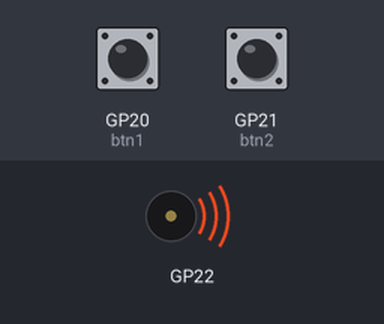
The program below on a simulated Raspberry Pi Pico running CircuitPython. Parts: buzzer (waves = sounding). The inputs (shaded band) are chosen by the test bench; at power-on: GP20 (btn1) HIGH, GP21 (btn2) HIGH.

Above: at 0.1 s.
At 1.5 s:
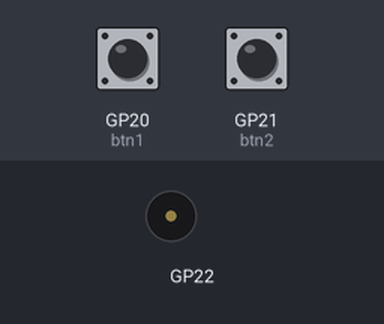
Timing chart, 0 to 3.0 s (numbered marks = the images above):
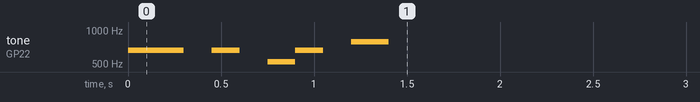

Measured:
- by itself, tone on GP22: plays 659 Hz for 0.30 s, 659 Hz for 0.15 s, 523 Hz for 0.15 s, 659 Hz for 0.15 s, 784 Hz for 0.20 s

The program:

code.py
```python
"""
DESCRIPTION:
This example code will uses: Robo Pico and Raspberry Pi Pico / Pico W
to play the tones using buzzer and press buttons on Robo Pico to play the tones.

AUTHOR  : Cytron Technologies Sdn Bhd
WEBSITE  : www.cytron.io
EMAIL    : support@cytron.io

REFERENCE:
Tutorial link:
https://www.cytron.io/tutorial/get-started-robo-pico-circuitpython-turn-on-the-music
"""
#Import necessary libraries
import board
import digitalio
import simpleio
import time

#Define the Melody Note and Duration
MELODY_NOTE = [659, 659, 0, 659, 0, 523, 659, 0, 784]
MELODY_DURATION = [0.15, 0.15, 0.15, 0.15, 0.15, 0.15, 0.15, 0.15, 0.2]

#Define pin connected to piezo buzzer
PIEZO_PIN = board.GP22

#Initialize buttons
btn1 = digitalio.DigitalInOut(board.GP20)
btn2 = digitalio.DigitalInOut(board.GP21)
btn1.direction = digitalio.Direction.INPUT
btn2.direction = digitalio.Direction.INPUT
btn1.pull = digitalio.Pull.UP
btn2.pull = digitalio.Pull.UP

#Play melody during start up  
for i in range(len(MELODY_DURATION)):
    #The boad will not work with 0 frequency, so everytime the frequency is 0, it will rest for a duration of time
    if MELODY_NOTE[i] == 0:
        time.sleep(MELODY_DURATION[i])
    else:
        # Play melody tones
        simpleio.tone(PIEZO_PIN, MELODY_NOTE[i], duration=MELODY_DURATION[i])

while True:
    # Check button (GP20) is pressed
    if not btn1.value:
        # Play tones
        # Format(pin,frequency,duration)
        simpleio.tone(PIEZO_PIN, 262, duration=0.1)
        simpleio.tone(PIEZO_PIN, 659, duration=0.15)
        simpleio.tone(PIEZO_PIN, 784, duration=0.2)

    # Check button (GP21) is pressed
    elif not btn2.value:
        # Play tones
        # Format(pin,frequency,duration)
        simpleio.tone(PIEZO_PIN, 784, duration=0.2)
        simpleio.tone(PIEZO_PIN, 659, duration=0.15)
        simpleio.tone(PIEZO_PIN, 262, duration=0.1)
```
